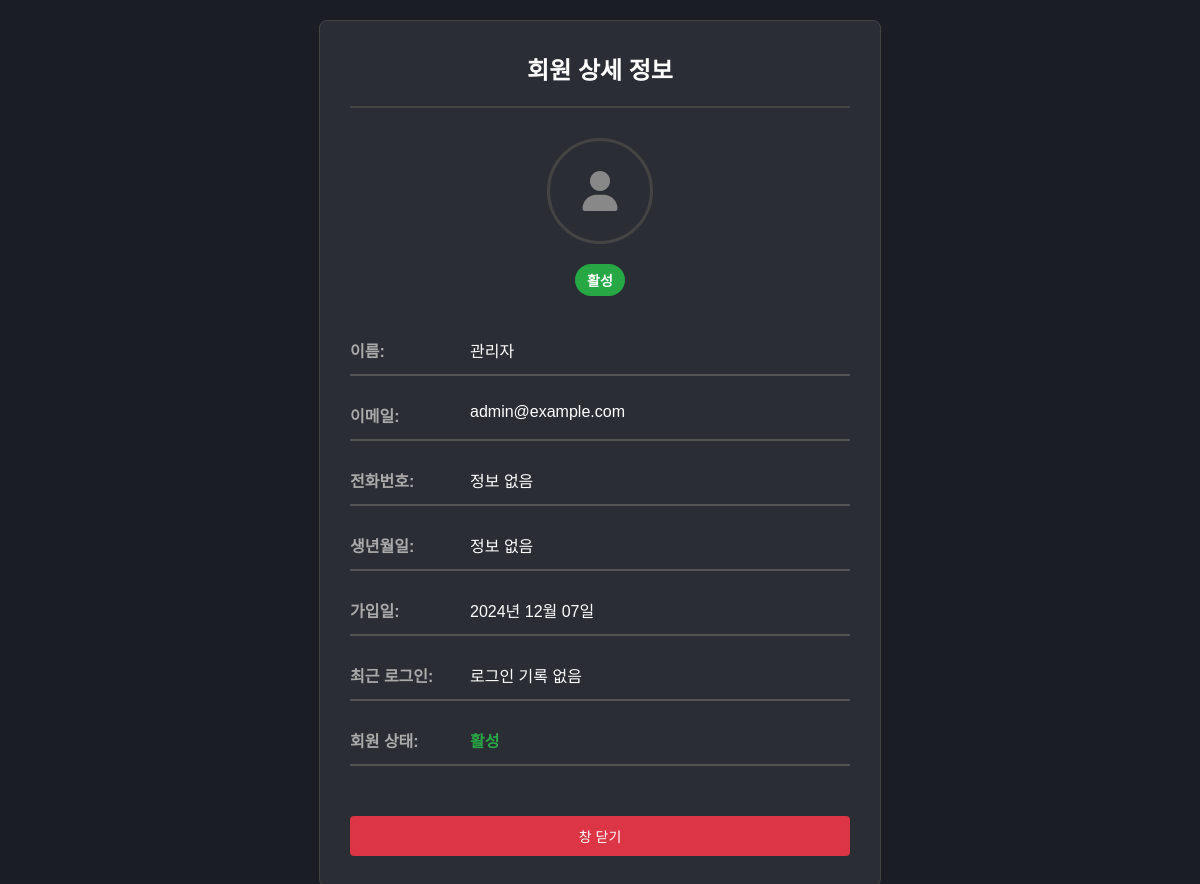
Page /member_detail.php?id=1 on the committed database.
### tables this page shows
CREATE TABLE `members` (
  `member_id` int(11) NOT NULL,
  `user_id` varchar(15) NOT NULL,
  `password` varchar(255) NOT NULL,
  `name` varchar(50) NOT NULL,
  `nickname` varchar(50) DEFAULT NULL,
  `email` varchar(100) NOT NULL,
  `phone` varchar(20) DEFAULT NULL,
  `birth_date` date DEFAULT NULL,
  `gender` enum('M','F','N') DEFAULT NULL,
  `join_date` datetime DEFAULT current_timestamp(),
  `updated_at` datetime DEFAULT NULL ON UPDATE current_timestamp(),
  `profile_image` varchar(255) DEFAULT NULL,
  `is_admin` tinyint(1) DEFAULT 0,
  `status` enum('active','banned','deleted') DEFAULT 'active',
  `last_login` datetime DEFAULT NULL,
  `bio` text DEFAULT NULL
);

### inc/db.php (called while the page is built, shortened)
<?php
function db_select($query, $params = array())
{
    $con = mysqli_connect("localhost", "root", "", "moviedb");
    $stmt = mysqli_prepare($con, $query);
    mysqli_stmt_execute($stmt);
    $result = mysqli_stmt_get_result($stmt);
    $data = array();
    if ($result) {
        while ($row = mysqli_fetch_assoc($result)) {
            $data[] = $row;
        }
    }
    return $data;
}

### member_detail.php (the view, shortened to what this page needs)
<?php
require_once("inc/db.php");
$member_id = '';
if (isset($_GET['id'])) {
    $member_id = $_GET['id'];
}
$member_query = "SELECT * FROM members WHERE member_id = '$member_id'";
$member_result = db_select($member_query);
$member = $member_result[0];
$birth_info = '정보 없음';
$status_text = ($member['status'] == 'banned') ? '정지' : '활성';
$status_color = ($member['status'] == 'banned') ? '#dc3545' : '#28a745';
$last_login = '로그인 기록 없음';
?>
<!DOCTYPE html>
<html lang="ko">
<head>
    <link rel="stylesheet" href="https://cdnjs.cloudflare.com/ajax/libs/font-awesome/6.5.1/css/all.min.css">
</head>
<body>
    <div class="container">
        <div class="header">
            <h2>회원 상세 정보</h2>
        </div>
        <div class="profile_section">
            <?php if (!empty($member['profile_image']) && file_exists($member['profile_image'])): ?>
                <img src="<?php echo $member['profile_image']; ?>" alt="프로필 이미지" class="profile_image">
            <?php else: ?>
                <div class="profile_image">
                    <i class="fas fa-user" style="font-size: 40px; color: #888;"></i>
                </div>
            <?php endif; ?>
            <span class="member_status" style="background: <?php echo $status_color; ?>; color: white;">
                <?php echo $status_text; ?>
            </span>
        </div>
        <div class="info_section">
            <div class="info_row">
                <div class="info_label">이름:</div>
                <div class="info_value"><?php echo htmlspecialchars($member['name']); ?></div>
            </div>
            <div class="info_row">
                <div class="info_label">이메일:</div>
                <div class="info_value"><?php echo htmlspecialchars($member['email']); ?></div>
            </div>
            <div class="info_row">
                <div class="info_label">전화번호:</div>
                <div class="info_value"><?php echo !empty($member['phone']) ? htmlspecialchars($member['phone']) : '정보 없음'; ?></div>
            </div>
            <div class="info_row">
                <div class="info_label">생년월일:</div>
                <div class="info_value"><?php echo $birth_info; ?></div>
            </div>
            <div class="info_row">
                <div class="info_label">가입일:</div>
                <div class="info_value"><?php echo date('Y년 m월 d일', strtotime($member['join_date'])); ?></div>
            </div>
            <div class="info_row">
                <div class="info_label">최근 로그인:</div>
                <div class="info_value"><?php echo $last_login; ?></div>
            </div>
            <div class="info_row">
                <div class="info_label">회원 상태:</div>
                <div class="info_value" style="color: <?php echo $status_color; ?>; font-weight: bold;">
                    <?php echo $status_text; ?>
                </div>
            </div>
        </div>
        <button class="close_btn" onclick="window.close()">창 닫기</button>
    </div>
</body>
</html>

### member_detail.php (style rules this page uses)
body { font-family: Arial, sans-serif; background: #1a1d24; color: #fff; margin: 0; padding: 20px; }
.container { max-width: 500px; margin: 0 auto; background: #2a2d34; border-radius: 8px; padding: 30px; border: 1px solid #444; }
.header { text-align: center; margin-bottom: 30px; padding-bottom: 20px; border-bottom: 2px solid #444; }
.header h2 { margin: 0; color: #fff; font-size: 24px; }
.profile_section { text-align: center; margin-bottom: 30px; display: flex; flex-direction: column; align-items: center; }
.profile_image { width: 100px; height: 100px; border-radius: 50%; object-fit: cover; border: 3px solid #444; margin: 0 auto 15px auto; background: #2a2d34; display: flex; align-items: center; justify-content: center; }
.member_status { padding: 6px 12px; border-radius: 20px; font-size: 14px; font-weight: bold; display: inline-block; }
.info_section { margin-bottom: 30px; }
.info_row { display: flex; margin-bottom: 15px; padding: 12px 0; border-bottom: 2px solid #555; }
.info_label { width: 120px; font-weight: bold; color: #aaa; }
.info_value { flex: 1; color: #fff; }
.close_btn { background: #dc3545; color: white; border: none; padding: 10px 20px; border-radius: 4px; cursor: pointer; font-size: 14px; margin-top: 20px; width: 100%; }

### rows in the picture
members: status "활성", name "관리자", email "admin@example.com", join_date "2024년 12월 07일"

### other values in the picture
$birth_info "정보 없음"
$last_login "로그인 기록 없음"
